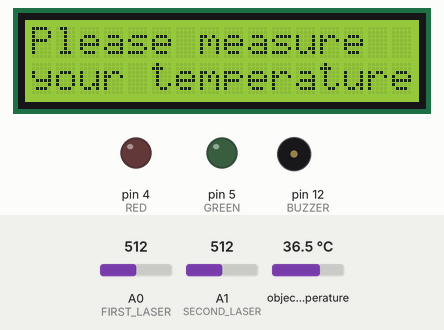
Recording of a sketch running on a simulated Arduino Uno, built with avr-gcc and run on an emulated ATmega328P. Parts: 16×2 character LCD, output pins drawn as LEDs (lit = HIGH), buzzer (waves = sounding). The test bench sets the inputs (shaded band); at power-on: object temperature 36.5 °C, A0 (FIRST_LASER) = 512, A1 (SECOND_LASER) = 512. What the sketch prints to the serial monitor is not drawn.

Above: at 1.2 s.
1.3 s: object temperature set to 35.2 °C
3.6 s: object temperature set to 34.5 °C
At 4.58 s:
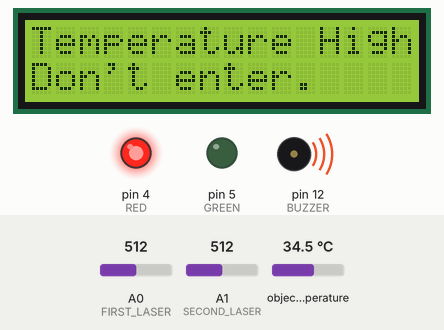
At 5.3 s:
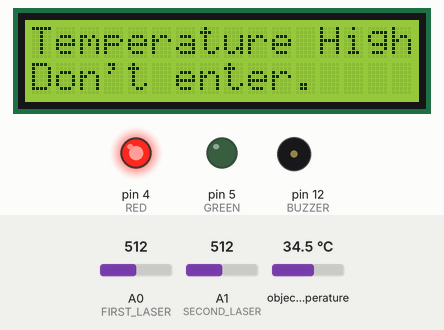
6.1 s: A0 (FIRST_LASER) set to 169
8.7 s: A0 (FIRST_LASER) set to 150
At 11.0 s:
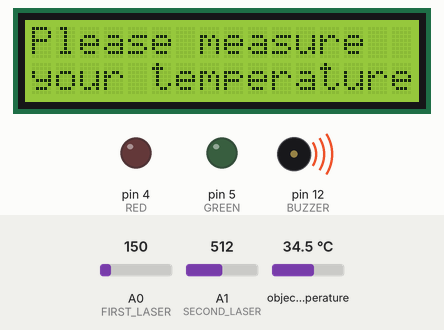
Timing chart, 0 to 12.8 s (numbered marks = the images above; inputs shaded):
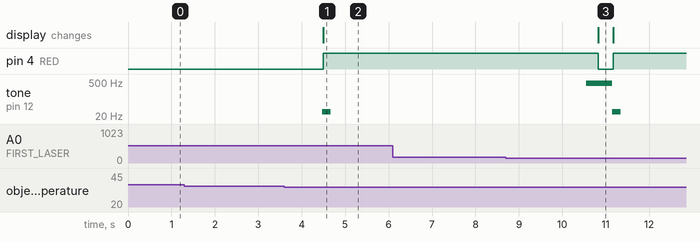

The sketch:

entrance.ino
```cpp
#include <SoftwareSerial.h>
#include <Adafruit_MLX90614.h>
#include <Wire.h>
#include <LiquidCrystal_I2C.h>


//counting globals
bool firstWasCut = false;
bool firstIsCut = false;
bool secondWasCut = false;
bool secondIsCut = false;
bool walkIn = false;
bool walkOut = false;
int counter = 0;
bool isFull = false;
bool tempIsOk = false;
int tempDelay = 0;
#define LIGHT_THRESHOLD 160

//temperature
Adafruit_MLX90614 temperature_sensor = Adafruit_MLX90614();
#define IS_HUMAN_TEMP(value) (((value) < 45) && ((value) > 33))
#define IS_VALID_TEMP(value) (((value) < 38) && ((value) > 33))
#define TEMP_SENSOR_CORRECT_FACTOR 10
#define TEMP_MEASURE_ITERATIONS 30

//display
LiquidCrystal_I2C lcd(0x27,16,2);  // set the LCD address to 0x27 for a 16 chars and 2 line display
int lcdCurrentMessage = -1;
#define MSG_MES_TEMP 0
#define MSG_FULL 1
#define MSG_ENTER 2
#define MSG_INVALID_TEMP 3

//communication globals
SoftwareSerial ArduinoUno(3,2);
int last_bad_temp = 0;
#define INVALID_ENTRANCE 4
#define TEMP_MESSAGE 3
#define ENTRANCE_MESSAGE 2
#define INVALID_TEMP_MESSAGE 5
#define OK 1
#define FULL 0
#define ENTER 1
#define EXIT 0


//inputs
#define FIRST_LASER A0
#define SECOND_LASER A1

//outputs
#define RED 4
#define GREEN 5
#define BUZZER 12

//methods declarations
//counting
void checkIfWalkIn();
void handleWalkIn();
void checkIfWalkOut();
void countPeople();
//communication
void checkAndHandleResponseFromEsp();
void notifyEsp(int code);
//temp
void readAndSendTemp();
float measureTemp();
//display
void updateDisplay(int messageCode);


void setup()
{
  // the setup routine runs once when you press reset:
  // initialize serial communication at 9600 bits per second:
  Serial.begin(9600);
  //set pins for RGB LED
  pinMode(RED,  OUTPUT);
  pinMode(GREEN,  OUTPUT);
  pinMode(BUZZER, OUTPUT);
  //Init the serial communications with the ESP8266
  ArduinoUno.begin(4800);
  //temperature init
  temperature_sensor.begin();
  // initialize the lcd
  lcd.init();
  lcd.backlight();
  lcd.clear();
  updateDisplay(MSG_MES_TEMP);
}

void loop()
{
  checkAndHandleResponseFromEsp();
  readAndSendTemp();
  countPeople();
  delay(10);
}

void checkAndHandleResponseFromEsp()
{
  while(ArduinoUno.available() > 0)
  {
    int val = ArduinoUno.parseInt();
    if(ArduinoUno.read()== '\n')
    {
      Serial.println(val);
      if(val == OK)
      {
        Serial.println("Got OK from ESP");
        digitalWrite(RED, LOW);
        digitalWrite(GREEN, LOW);
        isFull = false;
        updateDisplay(MSG_MES_TEMP);
      }
      else if(val == FULL)
      {
        Serial.println("Got FULL from ESP");
        digitalWrite(RED, HIGH);
        digitalWrite(GREEN, LOW);
        isFull = true;
        updateDisplay(MSG_FULL);
      }
      else //should now reach here
      {
        Serial.println("undefined message");
      }
   }
  }
}


void handleWalkIn()
{
  if (!tempIsOk)
  {
    // Someone entered when their temperature is high / didn't check temperature
    tone(BUZZER, 440, 2000);
    if(last_bad_temp > 0)
    {
      notifyEsp(INVALID_TEMP_MESSAGE, last_bad_temp);
    }
    else
    {
      notifyEsp(INVALID_ENTRANCE, -1);
    }
    // TODO: Maybe let the esp know that someone with high heat went inside
  }
  else
  {
    tempIsOk = false;
  }
  walkIn = false;
  tempDelay = 0;
  counter++;
  delay(200);
  if (isFull)
  {
    tone(BUZZER, 440, 2000);
    updateDisplay(MSG_FULL);
  }
  else
  {
    updateDisplay(MSG_MES_TEMP);
  }
  notifyEsp(ENTRANCE_MESSAGE, ENTER);
  Serial.println(counter);
}

//implementations
//counting
void checkIfWalkIn()
{
  if (firstIsCut != firstWasCut)
  {
    firstWasCut = firstIsCut;

    if(!walkIn && firstIsCut)
    {
      walkIn = true;
    }
  }

  if(walkIn && secondIsCut && !firstIsCut)
  {
    handleWalkIn();
  }
}

void checkIfWalkOut()
{
  if (secondIsCut != secondWasCut)
  {
    secondWasCut = secondIsCut;

    if(!walkOut && secondIsCut)
    {
      walkOut = true;
    }
  }


  if(walkOut && !secondIsCut && firstIsCut)
  {
    walkOut = false;
    counter--;
    delay(200);
    notifyEsp(ENTRANCE_MESSAGE, EXIT);
    Serial.println(counter);
  }
}

void countPeople()
{
  int firstLaserValue = analogRead(FIRST_LASER);
  Serial.println(firstLaserValue);
  delay(500);
  int secondLaserValue = analogRead(SECOND_LASER);
  Serial.println(secondLaserValue);
  delay(500);
  if(firstLaserValue > LIGHT_THRESHOLD)
  {
    firstIsCut = true;
  }
  else
  {
    firstIsCut = false;
  }
  if(secondLaserValue > LIGHT_THRESHOLD)
  {
    secondIsCut = true;
  }
  else
  {
    secondIsCut = false;
  }

  if (!firstIsCut && !secondIsCut)
  {
    firstWasCut = false;
    secondWasCut = false;
    walkIn = false;
    walkOut = false;
  }

  checkIfWalkIn();
  checkIfWalkOut();

}

//communications

//notifies the esp if someone enters/exists
//param code = 0 is for exit, 1 is for enter
void notifyEsp(int messageType, int value)
{
    ArduinoUno.print(messageType);
    if(value < 0)
    {
      ArduinoUno.println('=');
      return;
    }
    ArduinoUno.print('=');
    ArduinoUno.print(value);
    ArduinoUno.println("\n");
}

//temp

float measureTemp()
{
  float sum = 0;
  for(int i = 0; i < TEMP_MEASURE_ITERATIONS; ++i)
  {
    sum += temperature_sensor.readObjectTempC();
    delay(10);
  }
  return sum/TEMP_MEASURE_ITERATIONS + TEMP_SENSOR_CORRECT_FACTOR;
}

void readAndSendTemp()
{
  if(isFull) return;
  if(tempDelay > 0)
  {
    //decrease timeout
    tempDelay -= 1;
    return;
  }
  else
  {
      //timeout, reset
      updateDisplay(MSG_MES_TEMP);
      digitalWrite(RED, LOW);
      digitalWrite(GREEN, LOW);
      tempIsOk = false;
      last_bad_temp = 0;
  }
  float temperature = temperature_sensor.readObjectTempC();
  //Serial.println(temperature);
  temperature += TEMP_SENSOR_CORRECT_FACTOR;
  if(IS_HUMAN_TEMP(temperature))
  {
    temperature = measureTemp();
    Serial.println(temperature);
    if(!(IS_VALID_TEMP(temperature)))
    {
       //notifyEsp(TEMP_MESSAGE, temperature);
       last_bad_temp = temperature;
       tempIsOk = false;
       tempDelay = 600;
       tone(BUZZER, 30, 200);
       updateDisplay(MSG_INVALID_TEMP);
       digitalWrite(RED, HIGH);
       digitalWrite(GREEN, LOW);
    }
    else
    {
       tempIsOk = true;
       tempDelay = 600;
       updateDisplay(MSG_ENTER);
       digitalWrite(RED, LOW);
       digitalWrite(GREEN, HIGH);
    }
  }
  // TODO: Need to do update tempIsOk only if the temperature is ok
}

void updateDisplay(int messageCode)
{
  if(messageCode == lcdCurrentMessage) return;
  lcd.clear();
  lcdCurrentMessage = messageCode;
  switch(messageCode)
  {
    case MSG_MES_TEMP:
        lcd.setCursor(0,0);
        lcd.print("Please measure");
        lcd.setCursor(0,1);
        lcd.print("your temperature");
        break;
    case MSG_FULL:
        lcd.setCursor(0,0);
        lcd.print("Room is full");
        lcd.setCursor(0,1);
        lcd.print("Please wait.");
        break;
    case MSG_ENTER:
        lcd.setCursor(0,0);
        lcd.print("Temperature OK");
        lcd.setCursor(0,1);
        lcd.print("Please enter.");
        break;
     case MSG_INVALID_TEMP:
        lcd.setCursor(0,0);
        lcd.print("Temperature High");
        lcd.setCursor(0,1);
        lcd.print("Don't enter.");
        break;
     default:
        return;
  }
}
```

Measured:
- the behaviour switches between 35 and 34.9 °C on object temperature (found by bisection; images 0 and 1)
- the behaviour switches between 161 and 160 on A0 (FIRST_LASER) (found by bisection; images 2 and 3)
- after the input at 1.3 s, every drawn part: stays the same
- after the input at 3.6 s, pin 4 (RED): LOW → HIGH after 0.90 s; tone on pin 12 (BUZZER): silent → 30 Hz after 0.87 s, → silent 0.20 s later; the display: changes after 0.90 s (image 1)
- after the input at 6.1 s, every drawn part: stays the same
- after the input at 8.7 s, pin 4 (RED): HIGH → LOW after 2.1 s, → HIGH 0.35 s later; tone on pin 12 (BUZZER): silent → 440 Hz after 1.9 s, → 30 Hz 0.59 s later, → silent 0.20 s later; the display: changes after 2.1 s (image 3)
